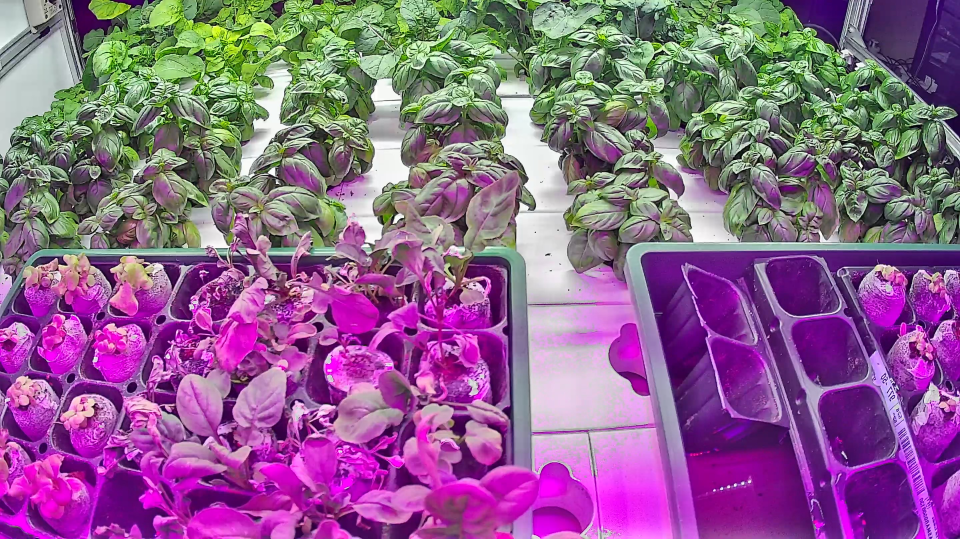
#> input picture backend/media/camera_images/camera_1_20261009T140419985977.jpg, 2880 x 1616 px (shown at 1/3 size)
$ python -i quality.py   (imports and definitions only)   (older library calls are emulated)
#> lines starting #> are read from the running program, lines starting #| are printed output that depends on the picture; after the words box and inside, x2 and y2 are one past the last pixel; in counts of white or black regions, pixels touching at a corner belong together
#> further down, picture is the input picture: shape (1616, 2880, 3); mean B, G, R 140.3, 97.8, 141.6
"""Deterministic technical image-quality gate before VLM visual input.

This module belongs to Camera, not to Computer Vision.  It does not judge plant
health and does not calculate canopy/growth metrics.  It only decides whether an
official Camera frame is technically suitable to be offered to the team-owned
VLM module.

The gate preserves the useful checks from the earlier LeafyCV quality module,
adds IR/monochrome detection, and treats strong magenta grow-light colour cast as
a warning rather than a failure.  The VLM teammate has validated that magenta
frames remain useful, so ``vlm_ready`` stays True when magenta is the only issue.
"""
from __future__ import annotations

from typing import Any

import cv2
import numpy as np


# ---------------------------------------------------------------------------
# MVP quality thresholds
# ---------------------------------------------------------------------------
MIN_WIDTH = 320
MIN_HEIGHT = 240
MIN_BRIGHTNESS = 25.0
MAX_BRIGHTNESS = 235.0

# The earlier CV gate used 25.0.  VLM testing showed a useful magenta farm image
# at ~19 Laplacian variance, so the VLM-facing technical gate is deliberately
# slightly more tolerant while still rejecting strongly blurred frames.
MIN_BLUR_VARIANCE = 18.0

MAX_UNDEREXPOSED_PERCENTAGE = 70.0
MAX_OVEREXPOSED_PERCENTAGE = 70.0
MIN_CONTRAST_STD = 18.0

# Retained from the earlier quality gate.  These now produce WARN only.
MAGENTA_PIXEL_PERCENTAGE_LIMIT = 30.0
MAGENTA_MEAN_EXCESS_LIMIT = 18.0
MAGENTA_PIXEL_RED_BLUE_MARGIN = 20.0
MAGENTA_MIN_LEVEL = 80.0

# IR / monochrome detection. A night-mode IP-camera frame can have acceptable
# luminance/focus while containing essentially no normal colour information.
MIN_MEAN_SATURATION = 8.0
COLOR_PIXEL_SATURATION_THRESHOLD = 20
MIN_COLOR_PIXEL_PERCENTAGE = 2.0


FLAG_DESCRIPTIONS = {
    "LOW_RESOLUTION": "image resolution is too low",
    "BLURRY": "image appears out of focus or motion blurred",
    "TOO_DARK": "image is too dark / underexposed",
    "TOO_BRIGHT": "image is too bright / overexposed",
    "LOW_CONTRAST": "image contrast is too low",
    "MONOCHROME_OR_IR": "image appears monochrome/infrared and lacks normal colour information",
    "MAGENTA_CAST": "strong magenta lighting / colour cast is present",
}


def _quality_message(fail_flags: list[str], warning_flags: list[str]) -> str:
    """Create a deterministic message without calling a VLM."""
    if fail_flags:
        reasons = "; ".join(FLAG_DESCRIPTIONS.get(flag, flag.lower()) for flag in fail_flags)
        return (
            "Image rejected for VLM visual input because "
            f"{reasons}. Check camera exposure, focus, resolution, colour mode, or viewing setup."
        )

    if warning_flags:
        reasons = "; ".join(FLAG_DESCRIPTIONS.get(flag, flag.lower()) for flag in warning_flags)
        return (
            "Image passed the technical VLM gate with a quality warning: "
            f"{reasons}. VLM visual input remains allowed."
        )

    return "Image quality passed Camera checks and is suitable for VLM visual input."


def _empty_metrics() -> dict[str, float | int]:
    return {
        "width": 0,
        "height": 0,
        "brightness": 0.0,
        "blur_variance": 0.0,
        "contrast_std": 0.0,
        "underexposed_percentage": 100.0,
        "overexposed_percentage": 0.0,
        "mean_saturation": 0.0,
        "color_pixel_percentage": 0.0,
        "magenta_pixel_percentage": 0.0,
        "magenta_mean_excess": 0.0,
    }


def assess_image_quality(image: np.ndarray) -> dict[str, Any]:
    """Evaluate one official full-frame Camera image.

    Routing fields:
      - ``vlm_ready``
      - ``quality_status``: PASS / WARN / FAIL
      - ``quality_flags``
      - ``quality_message``

    ``quality_metrics`` retains deterministic technical measurements for Lab
    debugging.  Magenta may set ``MAGENTA_CAST`` + WARN but never blocks VLM.
    """
    if image is None or image.size == 0:
        fail_flags = ["LOW_RESOLUTION"]
        return {
            "vlm_ready": False,
            "quality_status": "FAIL",
            "quality_flags": fail_flags,
            "quality_message": _quality_message(fail_flags, []),
            "quality_metrics": _empty_metrics(),
        }

    height, width = image.shape[:2]
#> height = 1616; width = 2880
    gray = cv2.cvtColor(image, cv2.COLOR_BGR2GRAY)
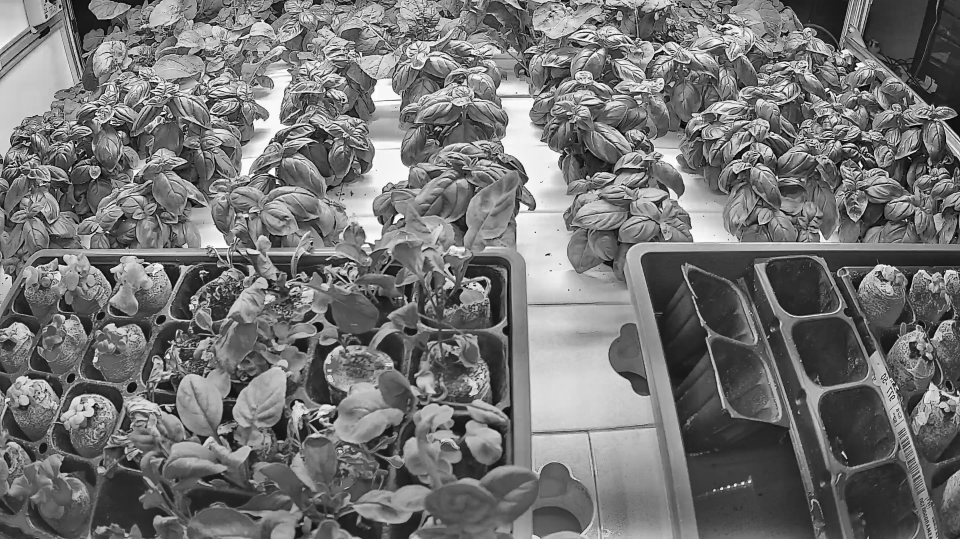
#> gray: shape (1616, 2880) (shown at 1/3 size); min 0, max 255, mean 115.7
    hsv = cv2.cvtColor(image, cv2.COLOR_BGR2HSV)
#> hsv: shape (1616, 2880, 3); mean H, S, V 112.8, 126.2, 156.8
    saturation = hsv[:, :, 1]
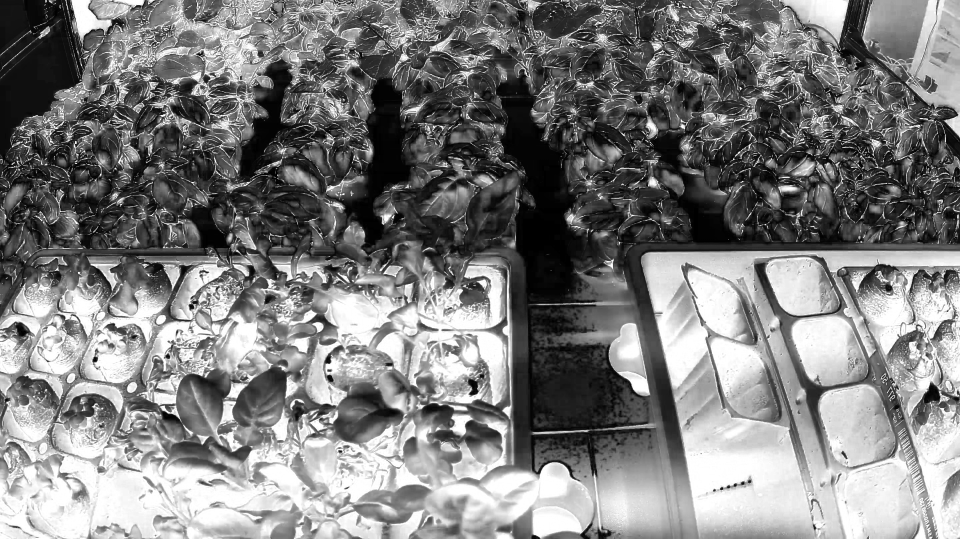
#> saturation: shape (1616, 2880) (shown at 1/3 size); min 0, max 255, mean 126.2

    # Exposure / focus / contrast statistics retained from the earlier gate.
    brightness = float(np.mean(gray))
#> brightness = 115.7
    blur_variance = float(cv2.Laplacian(gray, cv2.CV_64F).var())
#> blur_variance = 1315.2
    contrast_std = float(np.std(gray))
#> contrast_std = 60.13
    under = float(np.mean(gray < 20) * 100.0)
#> under = 1.56
    over = float(np.mean(gray > 245) * 100.0)
#> over = 0.706

    # Colour availability: catches infrared/night mode that luminance checks miss.
    mean_saturation = float(np.mean(saturation))
#> mean_saturation = 126.2
    color_pixel_percentage = float(
        np.mean(saturation >= COLOR_PIXEL_SATURATION_THRESHOLD) * 100.0
    )
#> color_pixel_percentage = 91.12

    # Magenta diagnostics retained from the previous quality implementation.
    b, g, r = cv2.split(image.astype(np.float32))
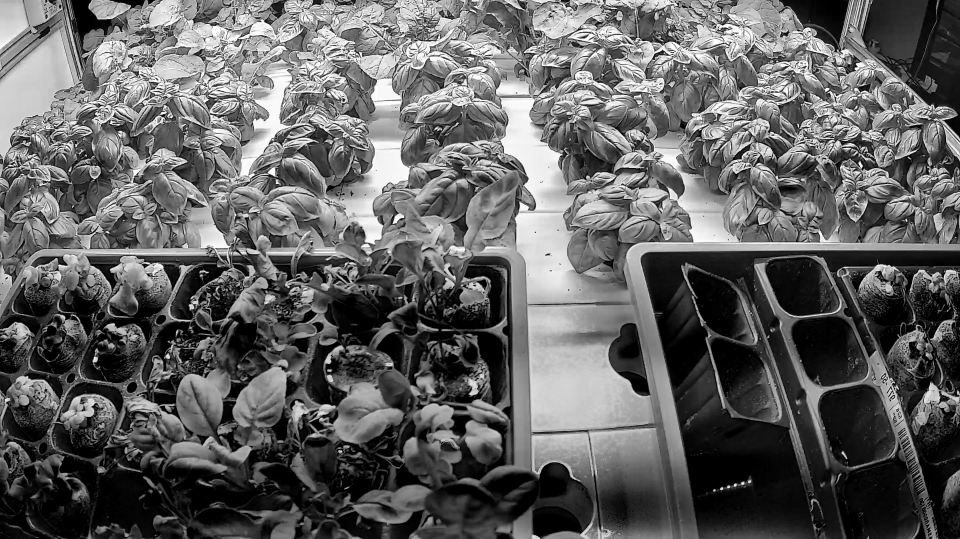
#> g: shape (1616, 2880) float32 (shown at 1/3 size); min 0, max 255, mean 97.8
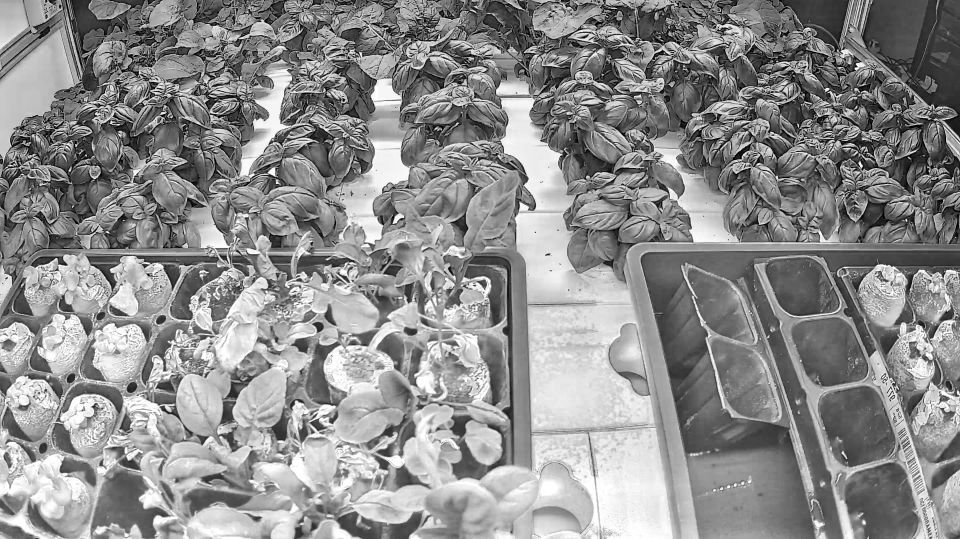
#> r: shape (1616, 2880) float32 (shown at 1/3 size); min 0, max 255, mean 141.6
    magenta_level = (r + b) / 2.0
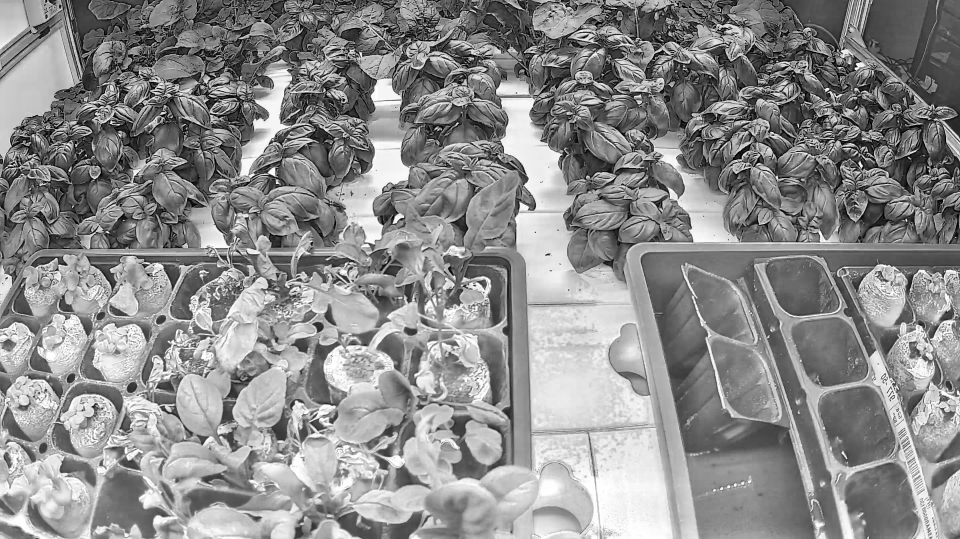
#> magenta_level: shape (1616, 2880) float32 (shown at 1/3 size); min 0, max 255, mean 140.9
    magenta_excess = magenta_level - g
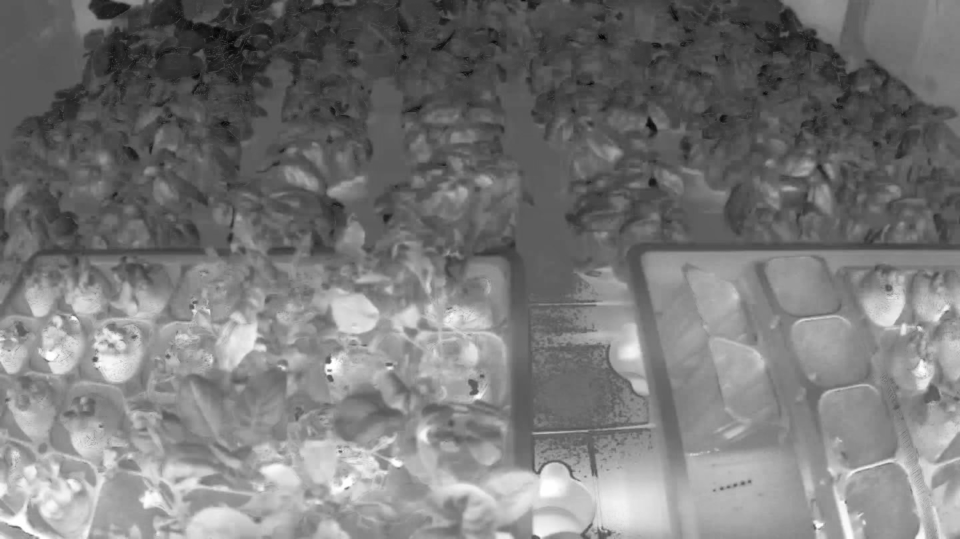
#> magenta_excess: shape (1616, 2880) float32 (shown at 1/3 size); min -147.5, max 255, mean 43.1; drawn with min black and max white
    magenta_pixels = (
        (r >= g + MAGENTA_PIXEL_RED_BLUE_MARGIN)
        & (b >= g + MAGENTA_PIXEL_RED_BLUE_MARGIN)
        & (magenta_level >= MAGENTA_MIN_LEVEL)
    )
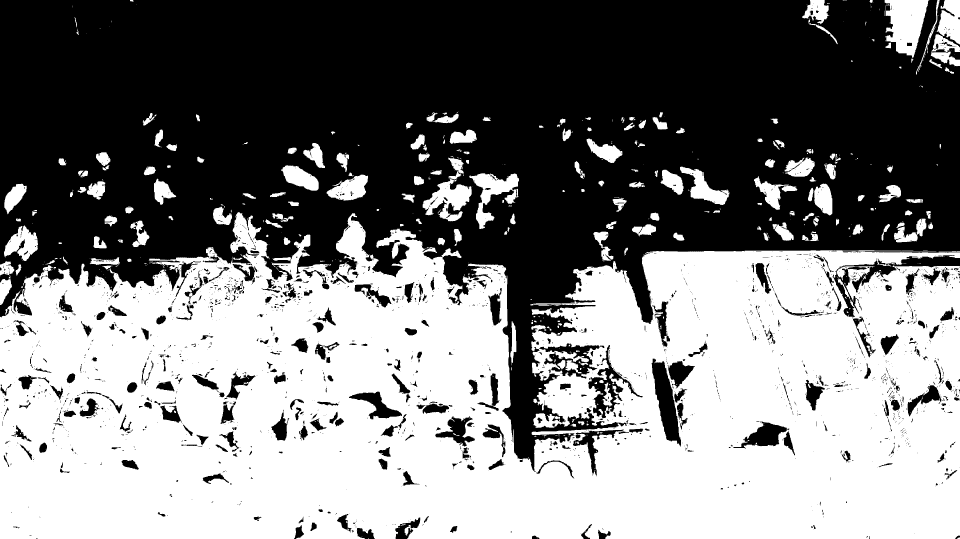
#> magenta_pixels: shape (1616, 2880) bool (shown at 1/3 size); 49.2% white; 676 white regions (447 under 20 px), largest, box (x1, y1, x2, y2) and area: (0, 636, 2880, 1616) 2124767, (2654, 0, 2788, 173) 15103, (1268, 472, 1415, 664) 10737
    magenta_pct = float(np.mean(magenta_pixels) * 100.0)
#> magenta_pct = 49.25
    magenta_mean_excess = float(np.mean(np.maximum(magenta_excess, 0.0)))
#> magenta_mean_excess = 53.95

    fail_flags: list[str] = []
    warning_flags: list[str] = []

    if width < MIN_WIDTH or height < MIN_HEIGHT:
        fail_flags.append("LOW_RESOLUTION")
    if blur_variance < MIN_BLUR_VARIANCE:
        fail_flags.append("BLURRY")
    if brightness < MIN_BRIGHTNESS or under > MAX_UNDEREXPOSED_PERCENTAGE:
        fail_flags.append("TOO_DARK")
    if brightness > MAX_BRIGHTNESS or over > MAX_OVEREXPOSED_PERCENTAGE:
        fail_flags.append("TOO_BRIGHT")
    if contrast_std < MIN_CONTRAST_STD:
        fail_flags.append("LOW_CONTRAST")
    if (
        mean_saturation < MIN_MEAN_SATURATION
        and color_pixel_percentage < MIN_COLOR_PIXEL_PERCENTAGE
    ):
        fail_flags.append("MONOCHROME_OR_IR")

    if (
        magenta_pct >= MAGENTA_PIXEL_PERCENTAGE_LIMIT
        and magenta_mean_excess >= MAGENTA_MEAN_EXCESS_LIMIT
    ):
        warning_flags.append("MAGENTA_CAST")

    if fail_flags:
        status = "FAIL"
        vlm_ready = False
    elif warning_flags:
        status = "WARN"
        vlm_ready = True
    else:
        status = "PASS"
        vlm_ready = True

    all_flags = fail_flags + warning_flags
    return {
        "vlm_ready": vlm_ready,
        "quality_status": status,
        "quality_flags": all_flags,
        "quality_message": _quality_message(fail_flags, warning_flags),
        "quality_metrics": {
            "width": int(width),
            "height": int(height),
            "brightness": round(brightness, 2),
            "blur_variance": round(blur_variance, 2),
            "contrast_std": round(contrast_std, 2),
            "underexposed_percentage": round(under, 2),
            "overexposed_percentage": round(over, 2),
            "mean_saturation": round(mean_saturation, 2),
            "color_pixel_percentage": round(color_pixel_percentage, 2),
            "magenta_pixel_percentage": round(magenta_pct, 2),
            "magenta_mean_excess": round(magenta_mean_excess, 2),
        },
    }

>>> import cv2
>>> picture = cv2.imread('../media/camera_images/camera_1_20261009T140419985977.jpg')
>>> result = assess_image_quality(picture)
#> result = 5 items

$ run again, on backend/media/camera_images/camera_1_20261009T153435996713.jpg
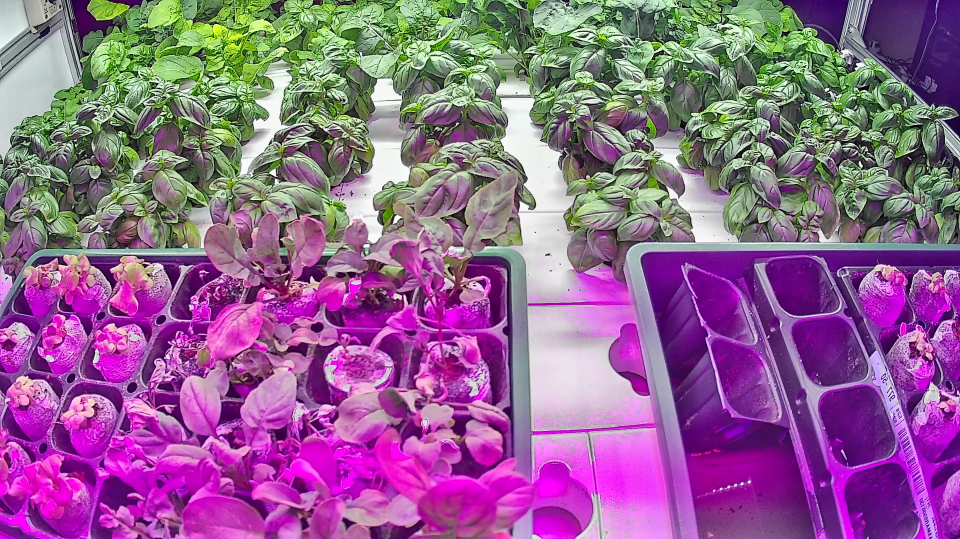
#> input picture backend/media/camera_images/camera_1_20261009T153435996713.jpg, 2880 x 1616 px (shown at 1/3 size)
#> picture is the input picture: shape (1616, 2880, 3); mean B, G, R 143.3, 99, 145.4
#> hsv: shape (1616, 2880, 3); mean H, S, V 112.6, 126.4, 160.1
#> in assess_image_quality, `saturation = hsv[:, :, 1]`:
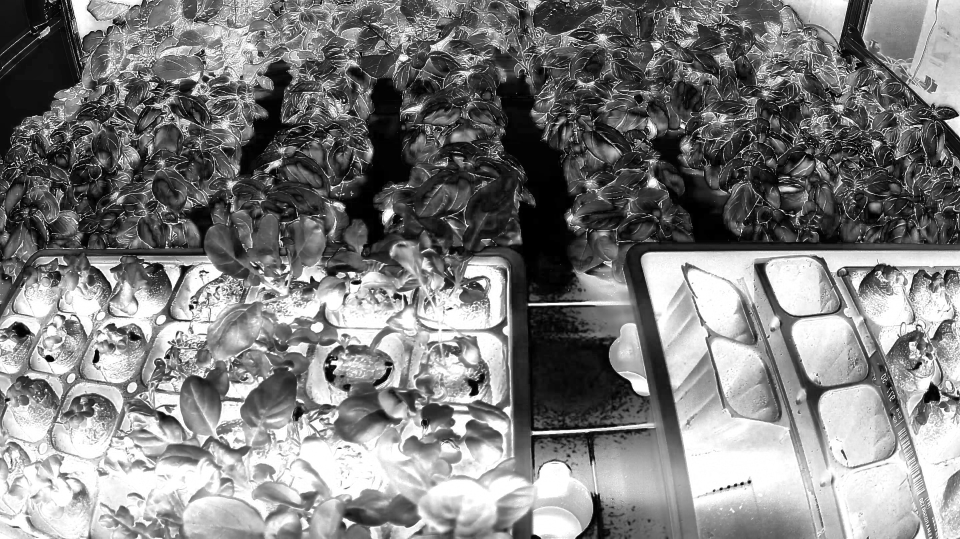
#> saturation: shape (1616, 2880) (shown at 1/3 size); min 0, max 255, mean 126.4
#> brightness = 118
#> blur_variance = 1556.3
#> contrast_std = 60.81
#> under = 1.82
#> over = 0.885
#> mean_saturation = 126.4
#> color_pixel_percentage = 90.39
#> in assess_image_quality, `magenta_pixels = ( (r >= g + MAGENTA_PIXEL_RED_BLUE_MARGIN) & (b >= g ..`:
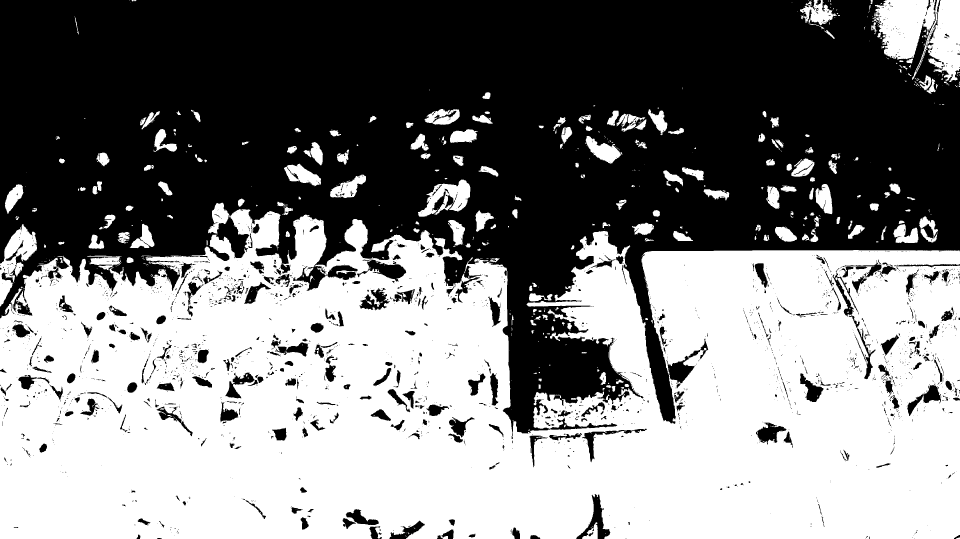
#> magenta_pixels: shape (1616, 2880) bool (shown at 1/3 size); 50.3% white; 2680 black regions (2171 under 20 px), largest, box (x1, y1, x2, y2) and area: (0, 0, 2880, 1317) 2164360, (1729, 1482, 1831, 1616) 4225, (1070, 779, 1219, 845) 4056
#> magenta_pct = 50.31
#> magenta_mean_excess = 55.97
#> result = 5 items
